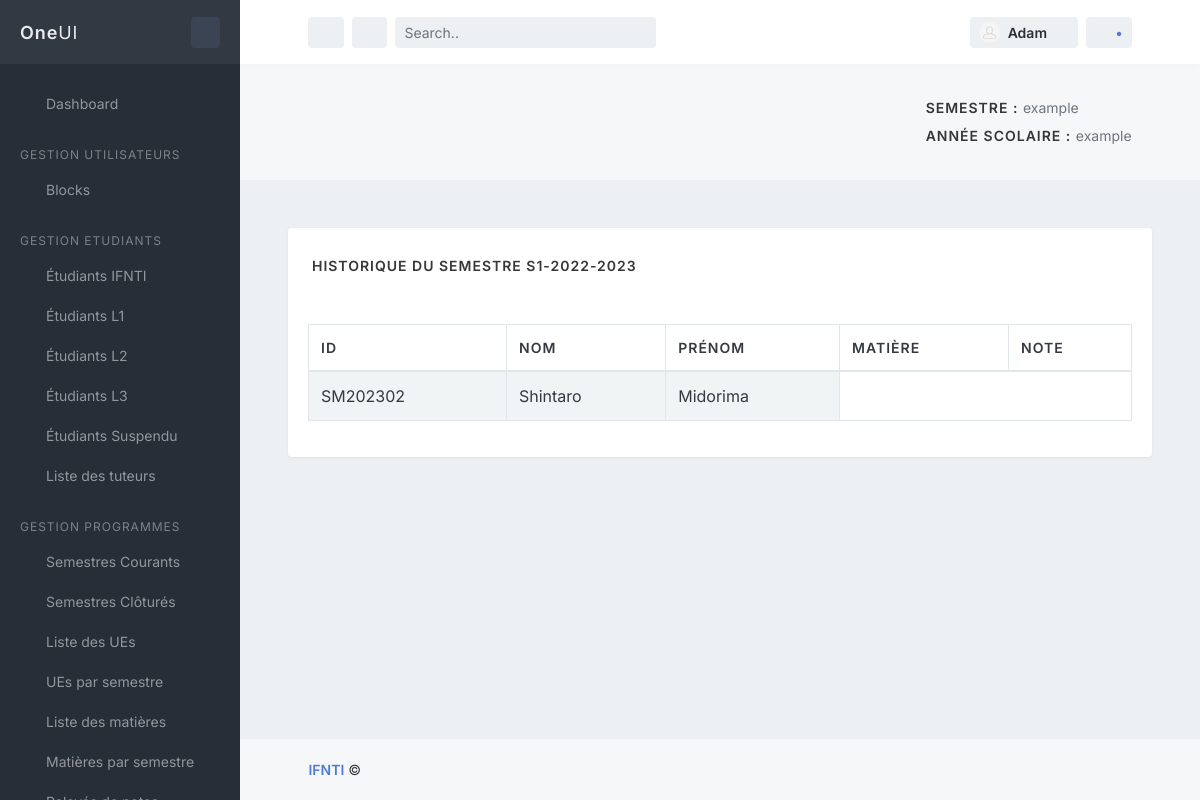
Screenshot of /main/semestre/S1-2022-2023/historique/ with the database file from the repository.
### main/models.py (models this page shows, shortened)
class Semestre(models.Model):
    id = models.CharField(primary_key=True, blank=True, max_length=14)
    CHOIX_SEMESTRE = [('S1', 'Semestre1'), ('S2', 'Semestre2'), ('S3', 'Semestre3'), ('S4', 'Semestre4'), ('S5', 'Semestre5'), ('S6', 'Semestre6')]
    libelle = models.CharField(max_length=30, choices=CHOIX_SEMESTRE)
    credits = models.IntegerField(default=30)
    semestreCourant = models.BooleanField(default=False, verbose_name="Semestre acutuelle", null=True)
    anneescolaire = models.ForeignKey('AnneeUniversitaire', on_delete=models.CASCADE, verbose_name="Année universitaire")
    """clef Semestre"""
    """def save(self):
        if not self.id: self.id = self.libelle +"-"+ str("A revoir avec malik")
        return super().save()
"""
    def save(self):
        if not self.id: self.id = self.libelle +"-"+ str(self.anneescolaire)
        return super().save()
    class Meta:
        unique_together = [["libelle"]]

class Utilisateur(models.Model):
    SEXE_CHOISE = [
        ('F','Feminin'),
        ('M','Masculin')
    ]
    nom=models.CharField(max_length=50)
    prenom = models.CharField(max_length=50, verbose_name="Prénom")
    sexe = models.CharField(max_length=1, choices=SEXE_CHOISE)
    datenaissance = models.DateField(blank=True,verbose_name="date de naissance",null=True, validators=[MaxValueValidator(limit_value=date(2006, 1,1), message="L'année de naissance doit être inférieure à 2006")])
    lieunaissance = models.CharField(blank=True,max_length=20, verbose_name="lieu de naissance")
    contact = models.CharField(max_length=25)
    email=models.CharField(max_length=50, null=True)
    adresse=models.CharField(max_length=50)
    prefecture=models.CharField(max_length=50, null=True, verbose_name="Préfecture", default='tchaoudjo',blank=True)
    is_active = models.BooleanField(default=True, verbose_name="Actif")
    carte_identity = models.CharField(max_length=50, null=True,  verbose_name="Carte d'identité")
    nationalite = models.CharField(max_length=30, default='Togolaise', verbose_name='Nationalté',blank=True)
    user = models.OneToOneField(settings.AUTH_USER_MODEL, on_delete=models.CASCADE)
    class Meta:
        abstract = True

class Etudiant(Utilisateur):
    id = models.CharField(primary_key=True, blank=True, max_length=12)
    CHOIX_SERIE = [('A', 'A'), ('C', 'C'), ('D', 'D'), ('E', 'E'), ('F1', 'F1'), ('F2', 'F2'), ('F3', 'F3'),
                   ('F4', 'F4'), ('G2', 'G2')]
    seriebac1 = models.CharField(blank=True,max_length=2, choices=CHOIX_SERIE, verbose_name="Série bac 1", null=True)
    seriebac2 = models.CharField(blank=True,max_length=2, choices=CHOIX_SERIE, verbose_name="Série bac 2", null=True)
    anneeentree = models.IntegerField(default=datetime.date.today().year, blank=True, verbose_name="année entrée", null=False)
    anneebac1 = models.IntegerField(blank=True,verbose_name="Année d’obtention du BAC 1", null=True)
    anneebac2 = models.IntegerField(blank=True,verbose_name="Année d’obtention du BAC 2", null=True, default=datetime.date.today().year)
    etablissementSeconde = models.CharField(max_length=300, verbose_name="Nom d'établissement seconde", null=True, blank=True)
    francaisSeconde = models.DecimalField(max_digits=4, decimal_places=2, verbose_name="Note de français Seconde", default="0")
    anglaisSeconde = models.DecimalField(max_digits=4, decimal_places=2, verbose_name="Note d'anglais Seconde", default="0")
    mathematiqueSeconde = models.DecimalField(max_digits=4, decimal_places=2, verbose_name="Note de mathématique Seconde", default="0")
    etablissementPremiere = models.CharField(max_length=300, verbose_name="Nom d'établissement Première", null=True, blank=True)
    francaisPremiere = models.DecimalField(max_digits=4, decimal_places=2, verbose_name="Note de français Première", default="0")
    anglaisPremiere = models.DecimalField(max_digits=4, decimal_places=2, verbose_name="Note d'anglais Première", default="0")
    mathematiquePremiere = models.DecimalField(max_digits=4, decimal_places=2, verbose_name="Note de mathématique Première", default="0")
    etablissementTerminale = models.CharField(max_length=300, verbose_name="Nom d'établissement Terminale", null=True, blank=True)
    francaisTerminale = models.DecimalField(max_digits=4, decimal_places=2, verbose_name="Note de français Terminale", default="0")
    anglaisTerminale = models.DecimalField(max_digits=4, decimal_places=2, verbose_name="Note d'anglais Terminale", default="0")
    mathematiqueTerminale = models.DecimalField(max_digits=4, decimal_places=2, verbose_name="Note de mathématique Terminale", default="0")
    semestre = models.ManyToManyField('Semestre')
    passer_semestre_suivant =models.BooleanField(default=False, verbose_name="Passer au semestre suivant")
    class Meta:
        verbose_name = "Etudiant"
        verbose_name_plural = "Etudiants"
        unique_together = [["nom", "prenom", "datenaissance", "email"]]
    """ Cléf de l'étudiant"""

### main/views.py (the view)
# urls.py: path('semestre/<str:semestre_id>/historique/', views.historique_semestre, name='historique_semestre'),
def historique_semestre(request, semestre_id):
    semestre = Semestre.objects.get(id=semestre_id)
    etudiants = semestre.etudiant_set.all()  # Obtenez tous les étudiants liés à ce semestre
    matieres = Matiere.objects.filter(ue__semestre=semestre)  # Obtenez toutes les matières liées à ce semestre
    evaluations = Evaluation.objects.filter(matiere__ue__semestre=semestre)  # Obtenez toutes les évaluations liées à ce semestre
    notes = Note.objects.filter(evaluation__matiere__ue__semestre=semestre)  # Obtenez toutes les notes liées à ce semestre
    context = {
        'semestre': semestre,
        'etudiants': etudiants,
        'matieres': matieres,
        'evaluations': evaluations,
        'notes': notes,
    }
    return render(request, 'semestres/historique_semestre.html', context)

### main/templates/semestres/historique_semestre.html (shortened to what this page needs)
{% extends '../index.html' %}
{% block content %}
<div class="block block-rounded m-5">
    <div class="block-header p-4">
        <h3 class="block-title">Historique du semestre {{ semestre.id }}</h3>
    </div>
    <div class="block-content block-content-full">
        <table class="table table-bordered table-striped table-vcenter">
            <thead>
                <tr>
                    <th>ID</th>
                    <th>Nom</th>
                    <th>Prénom</th>
                    <th>Matière</th>
                    <th>Note</th>
                </tr>
            </thead>
            <tbody>
                {% for etudiant in etudiants %}
                <tr>
                    <td>{{ etudiant.id }}</td>
                    <td>{{ etudiant.nom }}</td>
                    <td>{{ etudiant.prenom }}</td>
                {% endfor %}
            </tbody>
        </table>
    </div>
</div>
{% endblock %}

### rows the page displays
Semestre: id "S1-2022-2023"
Etudiant: id "SM202302", nom "Shintaro", prenom "Midorima"
